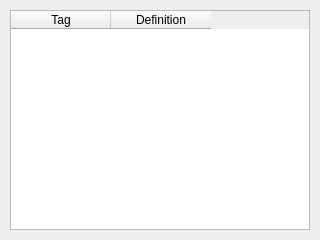
<?xml version="1.0" encoding="UTF-8"?>
<ui version="4.0">
 <class>Dialog</class>
 <widget class="QDialog" name="Dialog">
  <property name="geometry">
   <rect>
    <x>0</x>
    <y>0</y>
    <width>320</width>
    <height>240</height>
   </rect>
  </property>
  <property name="windowTitle">
   <string>Tags Definitions</string>
  </property>
  <widget class="QTableWidget" name="tw_tags">
   <property name="geometry">
    <rect>
     <x>10</x>
     <y>10</y>
     <width>300</width>
     <height>220</height>
    </rect>
   </property>
   <property name="sizePolicy">
    <sizepolicy hsizetype="Fixed" vsizetype="Fixed">
     <horstretch>0</horstretch>
     <verstretch>0</verstretch>
    </sizepolicy>
   </property>
   <property name="minimumSize">
    <size>
     <width>300</width>
     <height>220</height>
    </size>
   </property>
   <property name="maximumSize">
    <size>
     <width>300</width>
     <height>220</height>
    </size>
   </property>
   <property name="selectionBehavior">
    <enum>QAbstractItemView::SelectRows</enum>
   </property>
   <property name="verticalScrollMode">
    <enum>QAbstractItemView::ScrollPerPixel</enum>
   </property>
   <property name="horizontalScrollMode">
    <enum>QAbstractItemView::ScrollPerPixel</enum>
   </property>
   <property name="sortingEnabled">
    <bool>true</bool>
   </property>
   <column>
    <property name="text">
     <string>Tag</string>
    </property>
   </column>
   <column>
    <property name="text">
     <string>Definition</string>
    </property>
   </column>
  </widget>
 </widget>
 <resources/>
 <connections/>
</ui>
